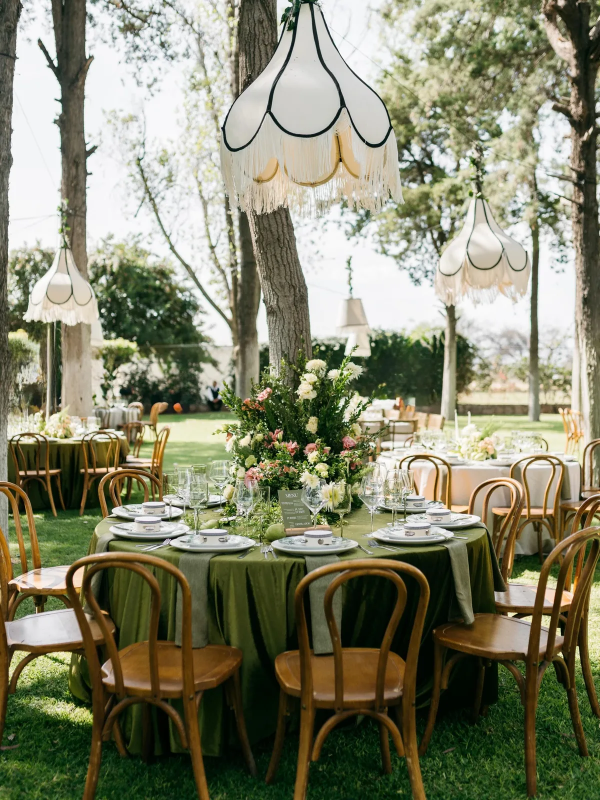
#> input picture aldo-adame/img/diseno/bodas-1200.webp, 1200 x 1600 px, given in place of 23-jacquelineramiro-calesa-novios.jpg, which was not available (shown at 1/2 size); the run also reads 1 picture not shown here
$ python paleta.py
#> lines starting #> are read from the running program, lines starting #| are printed output that depends on the picture; pictures that were not available may be replaced by others from this repository, and a replacement may not be noted
#!/usr/bin/env python3
"""Mide la paleta real de cada evento de Aldo Adame.

Ningun color se escoge a ojo ni se inventa. Por cada material se define un
RECUADRO sobre una de sus fotos reales de `research/fotos/` (coordenadas en
fraccion del ancho y del alto, para poder volver a verificarlo sobre la foto
original). Dentro de ese recuadro se cuantiza a 6 colores y se toma:
  modo "sat"  -> el mas saturado con peso (encuentra el amaranto entre el verde,
                 la esmeralda entre la plata, el globo salvia entre los blancos)
  modo "area" -> el de mas superficie (para lienzos: lino, cal, cantera)

Uso:  python3 img/paleta.py            imprime el JSON que vive en sections/20-bodas.js
      python3 img/paleta.py --prueba   guarda prueba-paleta.jpg con el recuadro
                                       recortado junto a su chip, para revisar a ojo
"""
from PIL import Image
import json, os, sys

BASE = os.path.join(os.path.dirname(os.path.abspath(__file__)), '..')
R = os.path.join(BASE, 'research', 'fotos')

F23 = "23-jacquelineramiro-calesa-novios.jpg"
F24 = "24-jacquelineramiro-plaza-patria.jpg"
F11 = "11-ariannaalejandro-restaurant-losolivos-d.jpg"
F16 = "16-ariannaalejandro-novios-noche.jpg"
F18 = "18-ariannaalejandro-mesa-rattan-a.jpg"
F25 = "25-aovallesmarisol-tierratinta-a.jpg"
F02 = "02-vanyaguayo-almudena-wimbletwo-a.jpg"

# evento -> [(material, archivo, (x0, y0, x1, y1), modo)]
MUESTRAS = {
    "jr": [
        ("Cielo de mayo",  F23, (0.05, 0.030, 0.40, 0.120), "area"),
        ("Cantera rosa",   F23, (0.05, 0.285, 0.40, 0.345), "sat"),
        ("Encaje marfil",  F23, (0.52, 0.760, 0.72, 0.860), "claro"),
        ("Piedra de rio",  F23, (0.05, 0.800, 0.35, 0.930), "area"),
        ("Negro charro",   F23, (0.400, 0.560, 0.470, 0.660), "area"),
    ],
    "aa": [
        ("Lino verde olivo", F18, (0.28, 0.695, 0.42, 0.755), "area"),
        ("Amaranto seco",    F11, (0.42, 0.120, 0.64, 0.230), "sat"),
        ("Copa ambar",       F11, (0.03, 0.320, 0.19, 0.470), "claro"),
        ("Lisianthus crema", F16, (0.58, 0.310, 0.80, 0.430), "area"),
        ("Rosa durazno",     F16, (0.36, 0.480, 0.56, 0.600), "claro"),
    ],
    "tt": [
        ("Palma verde",     F25, (0.20, 0.020, 0.45, 0.090), "sat"),
        ("Luz de vela",     F25, (0.80, 0.080, 0.94, 0.160), "claro"),
        ("Nube de gypso",   F25, (0.30, 0.400, 0.55, 0.520), "area"),
        ("Lino de mesa",    F25, (0.78, 0.760, 0.96, 0.900), "claro"),
        ("Noche de vinedo", F25, (0.05, 0.300, 0.22, 0.480), "area"),
    ],
    "wt": [
        ("Globo blush",   F02, (0.12, 0.250, 0.24, 0.400), "claro"),
        ("Globo salvia",  F02, (0.858, 0.578, 0.908, 0.628), "sat"),
        ("Crema kiosco",  F02, (0.24, 0.380, 0.34, 0.520), "area"),
        ("Toldo a rayas", F02, (0.405, 0.095, 0.620, 0.175), "claro"),
        ("Verde cancha",  F02, (0.05, 0.900, 0.30, 0.980), "area"),
    ],
}

_cache = {}


def _abrir(archivo):
#> called with archivo = '23-jacquelineramiro-calesa-novios.jpg'
    im = _cache.get(archivo)
    if im is None:
        im = Image.open(os.path.join(R, archivo)).convert('RGB')
#> im is the input picture: PIL image 1200x1600 RGB; mean R, G, B 131.8, 132.2, 108.2
        _cache[archivo] = im
    return im


def recorte(archivo, caja):
    im = _abrir(archivo)
    x0, y0, x1, y1 = caja
    return im.crop((round(im.width * x0), round(im.height * y0),
                    round(im.width * x1), round(im.height * y1)))


def muestra(archivo, caja, modo):
    c = recorte(archivo, caja)
    c.thumbnail((200, 200))
    q = c.quantize(colors=6, method=Image.MEDIANCUT)
    pal = q.getpalette()[:18]
#> pal = [246, 246, 249, 243, 245, 247, 235, 238, 238, 219, 222, 218, 192, 197, 186, 92, 95, 82]
    total = sum(n for n, _ in q.getcolors()) or 1
#> total = 13800
    cand = []
    for n, idx in q.getcolors():
        rgb = tuple(pal[idx * 3:idx * 3 + 3])
        peso = n / total
        sat = (max(rgb) - min(rgb)) / 255.0
        lum = (0.2126 * rgb[0] + 0.7152 * rgb[1] + 0.0722 * rgb[2]) / 255.0
        cand.append((peso, sat, lum, rgb))
#> this loop made 6 passes
#> (n, rgb, peso, sat, lum) on passes 1 to 6: (1550, (246, 246, 249), 0.112, 0.0118, 0.966), (3188, (243, 245, 247), 0.231, 0.0157, 0.96), (2114, (235, 238, 238), 0.153, 0.0118, 0.931), (1992, (219, 222, 218), 0.144, 0.0157, 0.867), (2139, (192, 197, 186), 0.155, 0.0431, 0.765), (2817, (92, 95, 82), 0.204, 0.051, 0.366)
#> after the loop, cand = [(0.112, 0.0118, 0.966, (246, 246, 249)), (0.231, 0.0157, 0.96, (243, 245, 247)), (0.153, 0.0118, 0.931, (235, 238, 238)), (0.144, 0.0157, 0.867, (219, 222, 218)), (0.155, 0.0431, 0.765, (192, 197, 186)), (0.204, 0.051, 0.366, (92, 95, 82))]
    if modo == "sat":
        cand.sort(key=lambda v: -(v[1] * (v[0] ** 0.35)))
    elif modo == "claro":          # el mas saturado de la parte iluminada del recuadro
        claros = [c for c in cand if c[2] > 0.42] or cand
        claros.sort(key=lambda v: -(v[1] * (v[0] ** 0.35)))
        return claros[0][3]
    else:
        cand.sort(key=lambda v: -v[0])
    return cand[0][3]


def paletas():
    return {ev: [{"n": n, "c": '#%02X%02X%02X' % muestra(a, b, m)}
                 for n, a, b, m in lista] for ev, lista in MUESTRAS.items()}
#> the loop in muestra (call 2), `for n, idx in q.getcolors():` made 6 passes
#> (n, rgb, peso, sat, lum) on passes 1 to 6: (1423, (248, 248, 248), 0.155, 0, 0.973), (1517, (243, 244, 243), 0.165, 0.00392, 0.956), (1552, (227, 229, 223), 0.169, 0.0235, 0.895), (1411, (204, 205, 186), 0.153, 0.0745, 0.798), (1272, (176, 179, 151), 0.138, 0.11, 0.692), (2025, (112, 115, 85), 0.22, 0.118, 0.44)
#> call 4 of muestra, with archivo = '23-jacquelineramiro-calesa-novios.jpg', caja = (0.05, 0.8, 0.35, 0.93), modo = 'area'
#> in muestra (call 4), `q = c.quantize(colors=6, method=Image.MEDIANCUT)`:
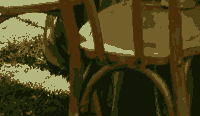
#> q: PIL image 200x116 P; mean R, G, B 74.5, 66.7, 28.2
#> in muestra (call 4), `pal = q.getpalette()[:18]`: pal = [179, 182, 125, 115, 95, 41, 79, 65, 20, 73, 46, 9, 34, 42, 10, 18, 22, 4]
#> in muestra (call 4), `total = sum(n for n, _ in q.getcolors()) or 1`: total = 23200
#> the loop in muestra (call 4), `for n, idx in q.getcolors():` made 6 passes
#> (n, rgb, peso, sat, lum) on passes 1 to 6: (2575, (179, 182, 125), 0.111, 0.224, 0.695), (3966, (115, 95, 41), 0.171, 0.29, 0.374), (3489, (79, 65, 20), 0.15, 0.231, 0.254), (4194, (73, 46, 9), 0.181, 0.251, 0.192), (4197, (34, 42, 10), 0.181, 0.125, 0.149), (4779, (18, 22, 4), 0.206, 0.0706, 0.0778)
#> after the loop in muestra (call 4), `for n, idx in q.getcolors():`: cand = [(0.111, 0.224, 0.695, (179, 182, 125)), (0.171, 0.29, 0.374, (115, 95, 41)), (0.15, 0.231, 0.254, (79, 65, 20)), (0.181, 0.251, 0.192, (73, 46, 9)), (0.181, 0.125, 0.149, (34, 42, 10)), (0.206, 0.0706, 0.0778, (18, 22, 4))]
#> in recorte (call 5), `return im.crop((round(im.width * x0), round(im.height * y0), round(im...`:
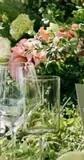
#> returned value: PIL image 84x160 RGB; mean R, G, B 118.8, 125.8, 82.4
#> in muestra (call 5), `q = c.quantize(colors=6, method=Image.MEDIANCUT)`:
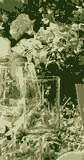
#> q: PIL image 84x160 P; mean R, G, B 119.7, 127, 82.8
#> in muestra (call 5), `pal = q.getpalette()[:18]`: pal = [207, 209, 169, 176, 180, 132, 150, 150, 103, 116, 118, 72, 78, 96, 44, 33, 48, 14]
#> in muestra (call 5), `total = sum(n for n, _ in q.getcolors()) or 1`: total = 13440
#> the loop in muestra (call 5), `for n, idx in q.getcolors():` made 6 passes
#> (n, rgb, peso, sat, lum) on passes 1 to 6: (1641, (207, 209, 169), 0.122, 0.157, 0.807), (2293, (176, 180, 132), 0.171, 0.188, 0.689), (2348, (150, 150, 103), 0.175, 0.184, 0.575), (2184, (116, 118, 72), 0.163, 0.18, 0.448), (2128, (78, 96, 44), 0.158, 0.204, 0.347), (2846, (33, 48, 14), 0.212, 0.133, 0.166)
#> after the loop in muestra (call 5), `for n, idx in q.getcolors():`: cand = [(0.122, 0.157, 0.807, (207, 209, 169)), (0.171, 0.188, 0.689, (176, 180, 132)), (0.175, 0.184, 0.575, (150, 150, 103)), (0.163, 0.18, 0.448, (116, 118, 72)), (0.158, 0.204, 0.347, (78, 96, 44)), (0.212, 0.133, 0.166, (33, 48, 14))]
#> in muestra (call 6), `q = c.quantize(colors=6, method=Image.MEDIANCUT)`:
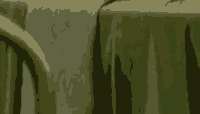
#> q: PIL image 200x114 P; mean R, G, B 75.7, 78.9, 40.6
#> in muestra (call 6), `pal = q.getpalette()[:18]`: pal = [135, 132, 90, 97, 100, 66, 83, 86, 46, 68, 71, 26, 58, 66, 24, 34, 36, 9]
#> in muestra (call 6), `total = sum(n for n, _ in q.getcolors()) or 1`: total = 22800
#> the loop in muestra (call 6), `for n, idx in q.getcolors():` made 6 passes
#> (n, rgb, peso, sat, lum) on passes 1 to 6: (2401, (135, 132, 90), 0.105, 0.176, 0.508), (4563, (97, 100, 66), 0.2, 0.133, 0.38), (3312, (83, 86, 46), 0.145, 0.157, 0.323), (4482, (68, 71, 26), 0.197, 0.176, 0.263), (4428, (58, 66, 24), 0.194, 0.165, 0.24), (3614, (34, 36, 9), 0.159, 0.106, 0.132)
#> after the loop in muestra (call 6), `for n, idx in q.getcolors():`: cand = [(0.105, 0.176, 0.508, (135, 132, 90)), (0.2, 0.133, 0.38, (97, 100, 66)), (0.145, 0.157, 0.323, (83, 86, 46)), (0.197, 0.176, 0.263, (68, 71, 26)), (0.194, 0.165, 0.24, (58, 66, 24)), (0.159, 0.106, 0.132, (34, 36, 9))]
#> in muestra (call 7), `q = c.quantize(colors=6, method=Image.MEDIANCUT)`:
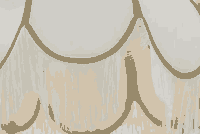
#> q: PIL image 200x134 P; mean R, G, B 199.9, 193.1, 178.2
#> in muestra (call 7), `pal = q.getpalette()[:18]`: pal = [213, 211, 205, 207, 205, 199, 205, 202, 191, 209, 195, 172, 198, 194, 181, 152, 138, 108]
#> in muestra (call 7), `total = sum(n for n, _ in q.getcolors()) or 1`: total = 26800
#> the loop in muestra (call 7), `for n, idx in q.getcolors():` made 6 passes
#> (n, rgb, peso, sat, lum) on passes 1 to 6: (3017, (213, 211, 205), 0.113, 0.0314, 0.827), (5999, (207, 205, 199), 0.224, 0.0314, 0.804), (4009, (205, 202, 191), 0.15, 0.0549, 0.792), (6627, (209, 195, 172), 0.247, 0.145, 0.77), (3920, (198, 194, 181), 0.146, 0.0667, 0.76), (3228, (152, 138, 108), 0.12, 0.173, 0.544)
#> after the loop in muestra (call 7), `for n, idx in q.getcolors():`: cand = [(0.113, 0.0314, 0.827, (213, 211, 205)), (0.224, 0.0314, 0.804, (207, 205, 199)), (0.15, 0.0549, 0.792, (205, 202, 191)), (0.247, 0.145, 0.77, (209, 195, 172)), (0.146, 0.0667, 0.76, (198, 194, 181)), (0.12, 0.173, 0.544, (152, 138, 108))]
#> in muestra (call 8), `c.thumbnail((200, 200))`:
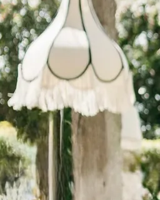
#> c: PIL image 160x200 RGB; mean R, G, B 160.5, 158.9, 135.5
#> in muestra (call 8), `q = c.quantize(colors=6, method=Image.MEDIANCUT)`:
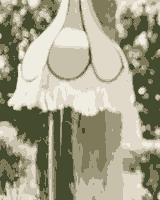
#> q: PIL image 160x200 P; mean R, G, B 162.7, 160.1, 136.7
#> in muestra (call 8), `pal = q.getpalette()[:18]`: pal = [239, 236, 226, 224, 217, 201, 199, 193, 172, 157, 153, 124, 127, 122, 90, 68, 75, 46]
#> in muestra (call 8), `total = sum(n for n, _ in q.getcolors()) or 1`: total = 32000
#> the loop in muestra (call 8), `for n, idx in q.getcolors():` made 6 passes
#> (n, rgb, peso, sat, lum) on passes 1 to 6: (3551, (239, 236, 226), 0.111, 0.051, 0.925), (6305, (224, 217, 201), 0.197, 0.0902, 0.852), (5733, (199, 193, 172), 0.179, 0.106, 0.756), (4318, (157, 153, 124), 0.135, 0.129, 0.595), (5176, (127, 122, 90), 0.162, 0.145, 0.474), (6917, (68, 75, 46), 0.216, 0.114, 0.28)
#> after the loop in muestra (call 8), `for n, idx in q.getcolors():`: cand = [(0.111, 0.051, 0.925, (239, 236, 226)), (0.197, 0.0902, 0.852, (224, 217, 201)), (0.179, 0.106, 0.756, (199, 193, 172)), (0.135, 0.129, 0.595, (157, 153, 124)), (0.162, 0.145, 0.474, (127, 122, 90)), (0.216, 0.114, 0.28, (68, 75, 46))]
#> in muestra (call 8), `claros = [c for c in cand if c[2] > 0.42] or cand`: claros = [(0.111, 0.051, 0.925, (239, 236, 226)), (0.197, 0.0902, 0.852, (224, 217, 201)), (0.179, 0.106, 0.756, (199, 193, 172)), (0.135, 0.129, 0.595, (157, 153, 124)), (0.162, 0.145, 0.474, (127, 122, 90))]


def prueba(destino):
    """Hoja de revision: el recuadro real recortado y, al lado, el chip que salio."""
    from PIL import ImageDraw
    filas = [(ev, n, a, b, m) for ev, l in MUESTRAS.items() for n, a, b, m in l]
    AN, AL = 300, 96
    hoja = Image.new('RGB', (AN, AL * len(filas)), (250, 247, 242))
    d = ImageDraw.Draw(hoja)
    for i, (ev, n, a, b, m) in enumerate(filas):
        y = i * AL
        c = recorte(a, b)
        c.thumbnail((110, AL - 12))
        hoja.paste(c, (4, y + 6))
        col = muestra(a, b, m)
        d.rectangle([120, y + 6, 190, y + AL - 8], fill=col)
        d.text((196, y + 30), '%s %s' % (ev, n), fill=(14, 26, 43))
        d.text((196, y + 46), '#%02X%02X%02X %s' % (col + (m,)), fill=(110, 100, 90))
    hoja.save(destino, quality=92)
    return destino


if __name__ == '__main__':
    if '--prueba' in sys.argv:
        print(prueba(sys.argv[sys.argv.index('--prueba') + 1]
                     if len(sys.argv) > sys.argv.index('--prueba') + 1 else 'prueba-paleta.jpg'))
    else:
#> (the run stopped early here; a loop or call above may not have finished)
